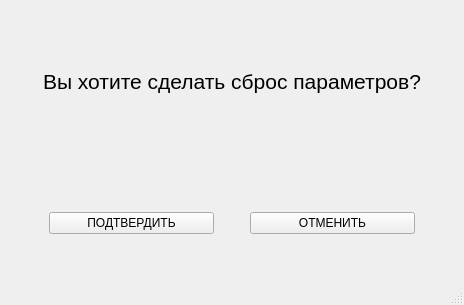
<?xml version="1.0" encoding="UTF-8"?>
<ui version="4.0">
 <class>MainWindow_pop</class>
 <widget class="QMainWindow" name="MainWindow_pop">
  <property name="geometry">
   <rect>
    <x>0</x>
    <y>0</y>
    <width>464</width>
    <height>305</height>
   </rect>
  </property>
  <property name="windowTitle">
   <string>MainWindow</string>
  </property>
  <widget class="QWidget" name="centralwidget">
   <layout class="QVBoxLayout" name="verticalLayout">
    <item>
     <spacer name="verticalSpacer">
      <property name="orientation">
       <enum>Qt::Vertical</enum>
      </property>
      <property name="sizeType">
       <enum>QSizePolicy::Fixed</enum>
      </property>
      <property name="sizeHint" stdset="0">
       <size>
        <width>20</width>
        <height>60</height>
       </size>
      </property>
     </spacer>
    </item>
    <item>
     <layout class="QHBoxLayout" name="horizontalLayout_3">
      <item>
       <spacer name="horizontalSpacer_4">
        <property name="orientation">
         <enum>Qt::Horizontal</enum>
        </property>
        <property name="sizeHint" stdset="0">
         <size>
          <width>40</width>
          <height>20</height>
         </size>
        </property>
       </spacer>
      </item>
      <item>
       <widget class="QLabel" name="label_2">
        <property name="maximumSize">
         <size>
          <width>600</width>
          <height>16777215</height>
         </size>
        </property>
        <property name="font">
         <font>
          <pointsize>16</pointsize>
         </font>
        </property>
        <property name="text">
         <string>Вы хотите сделать сброс параметров?</string>
        </property>
        <property name="alignment">
         <set>Qt::AlignCenter</set>
        </property>
       </widget>
      </item>
      <item>
       <spacer name="horizontalSpacer_5">
        <property name="orientation">
         <enum>Qt::Horizontal</enum>
        </property>
        <property name="sizeHint" stdset="0">
         <size>
          <width>40</width>
          <height>20</height>
         </size>
        </property>
       </spacer>
      </item>
     </layout>
    </item>
    <item>
     <spacer name="verticalSpacer_2">
      <property name="orientation">
       <enum>Qt::Vertical</enum>
      </property>
      <property name="sizeHint" stdset="0">
       <size>
        <width>20</width>
        <height>12</height>
       </size>
      </property>
     </spacer>
    </item>
    <item>
     <layout class="QHBoxLayout" name="horizontalLayout_2">
      <item>
       <layout class="QHBoxLayout" name="horizontalLayout">
        <item>
         <spacer name="horizontalSpacer">
          <property name="orientation">
           <enum>Qt::Horizontal</enum>
          </property>
          <property name="sizeType">
           <enum>QSizePolicy::Fixed</enum>
          </property>
          <property name="sizeHint" stdset="0">
           <size>
            <width>40</width>
            <height>20</height>
           </size>
          </property>
         </spacer>
        </item>
        <item>
         <widget class="QPushButton" name="pushButton_ok">
          <property name="text">
           <string>ПОДТВЕРДИТЬ</string>
          </property>
         </widget>
        </item>
        <item>
         <spacer name="horizontalSpacer_3">
          <property name="orientation">
           <enum>Qt::Horizontal</enum>
          </property>
          <property name="sizeType">
           <enum>QSizePolicy::Fixed</enum>
          </property>
          <property name="sizeHint" stdset="0">
           <size>
            <width>30</width>
            <height>20</height>
           </size>
          </property>
         </spacer>
        </item>
        <item>
         <widget class="QPushButton" name="pushButton_cancel">
          <property name="text">
           <string>ОТМЕНИТЬ</string>
          </property>
         </widget>
        </item>
       </layout>
      </item>
      <item>
       <spacer name="horizontalSpacer_2">
        <property name="orientation">
         <enum>Qt::Horizontal</enum>
        </property>
        <property name="sizeType">
         <enum>QSizePolicy::Fixed</enum>
        </property>
        <property name="sizeHint" stdset="0">
         <size>
          <width>40</width>
          <height>20</height>
         </size>
        </property>
       </spacer>
      </item>
     </layout>
    </item>
    <item>
     <spacer name="verticalSpacer_3">
      <property name="orientation">
       <enum>Qt::Vertical</enum>
      </property>
      <property name="sizeType">
       <enum>QSizePolicy::Minimum</enum>
      </property>
      <property name="sizeHint" stdset="0">
       <size>
        <width>20</width>
        <height>40</height>
       </size>
      </property>
     </spacer>
    </item>
   </layout>
  </widget>
  <widget class="QMenuBar" name="menubar">
   <property name="geometry">
    <rect>
     <x>0</x>
     <y>0</y>
     <width>464</width>
     <height>26</height>
    </rect>
   </property>
  </widget>
  <widget class="QStatusBar" name="statusbar"/>
 </widget>
 <resources/>
 <connections/>
</ui>
